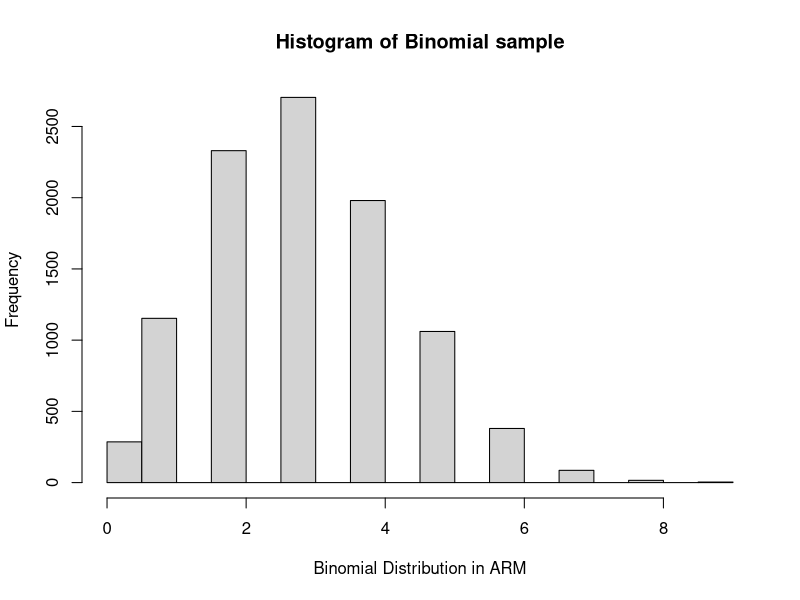
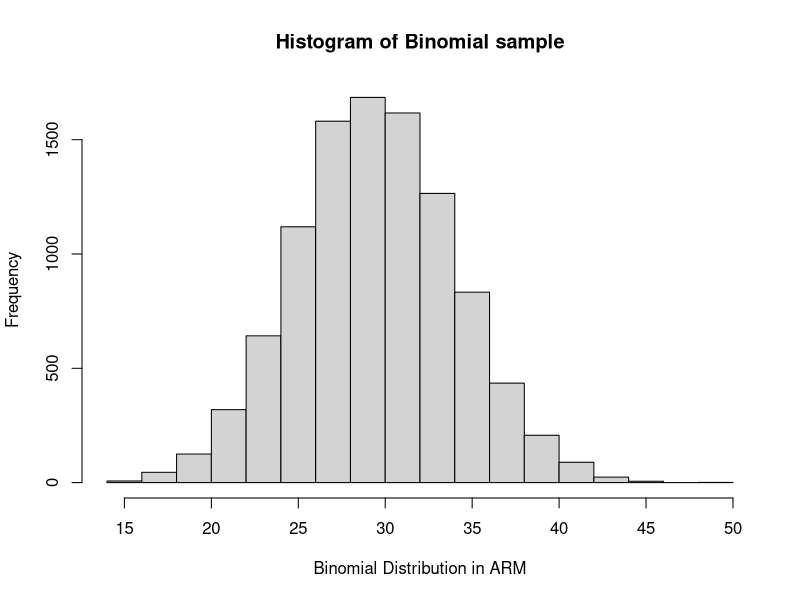

The R source for these figures, in order:
## ---- chunk 1

## Function to generate binomial distribution from geometric distribution 
## using Acceptance-rejection Method

generate_binomial_geometric <- function(n, p, c, p_star){
  
  # Count to store the number of times required for one acceptance
  count <- 0
  
  # Checking for acceptance
  while(TRUE){
   
    # Generating a random sample from Geometric(p*)
    geom_sample <- rgeom(1, p_star)
    
    # Generating a random sample from Uniform(0,1)
    u <- runif(1)
    
    # Incrementing the number of times the loop ran
    count <- count + 1
    
    # Checking for condition
    if (u <= dbinom(geom_sample, n, p)/(c * dgeom(geom_sample, p_star))){
      # Returning the corresponding sample and no. of times the loop ran
      return(c(geom_sample, count))
    }
  }
}

## ---- chunk 2
# Function to estimate the value of c theoretically
estimate_c <- function(n, p){
  k_vals <- 0:n
  
  binomial_pmf <- dbinom(k_vals, n, p)
  geometric_pmf <- dgeom(k_vals, p)
  
  # Calculating the theoretical value of c required in the ARM method
  c <- max(binomial_pmf/geometric_pmf)
  
  # Returning the theoretically obtained value
  return(c)
}

## ---- chunk 3

## Part (1) Geometric(10,0.3)
n1 <- 10
p1 <- 0.3

# Theoretically estimating value of c for n = 10 and p = 0.3
c1 <- estimate_c(n1,p1)

# Theoretically estimated value of c for n = 10 and p = 0.3
c1

# Array to store the generated samples
binom_samples <- numeric(1e4)

# Array to store the c values obtained
estimate_c_array <- numeric(1e4)

# Loop to call the function iteratively to generate samples 
for (i in 1:1e4){
  ele <- generate_binomial_geometric(n1, p1, c1, p1)
  binom_samples[i] <- ele[1]
  estimate_c_array[i] <- ele[2]
}

mean(binom_samples)
hist(binom_samples,xlab = "Binomial Distribution in ARM",
     main = "Histogram of Binomial sample")
## ---- chunk 4
## Part (2) Estimating the value of c

# Finding the mean of the array
mean(estimate_c_array)
## ---- chunk 5
## Part (3) Geometric(100,0.3) from Geometric(p*)

n2 = 100
p2 = 0.3

# Value of p* = 1/(1 + np)
p_star = 1/(n2*p2 + 1)

# Theoretically estimating value of c for n = 100 and p = p* 
c_star <- estimate_c(n2, p_star)

# Theoretically estimated value of c for n = 100 and p = p*
c_star

# Array to store the generated samples
binomial_samples <- numeric(1e4)

# Array to store the c values obtained
estimate_c_star_array <- numeric(1e4)

# Loop to call the function iteratively to generate samples 
for (i in 1:1e4){
  ele <- generate_binomial_geometric(n2, p2, c_star, p_star)
  binomial_samples[i] <- ele[1]
  estimate_c_star_array[i] <- ele[2]
}

mean(binomial_samples)
hist(binomial_samples,xlab = "Binomial Distribution in ARM",
     main = "Histogram of Binomial sample")
## ---- chunk 6
## Part (4) Estimating the value of c* thus obtained and 
## comparing it when samples are generated using Geometric(p)

# Finding the mean of the array
mean(estimate_c_star_array)

# Theoretically estimating the value of c when 
# success probability of Geometric distribution. is p = 0.3
c2 <- estimate_c(n2, p2)
c2
